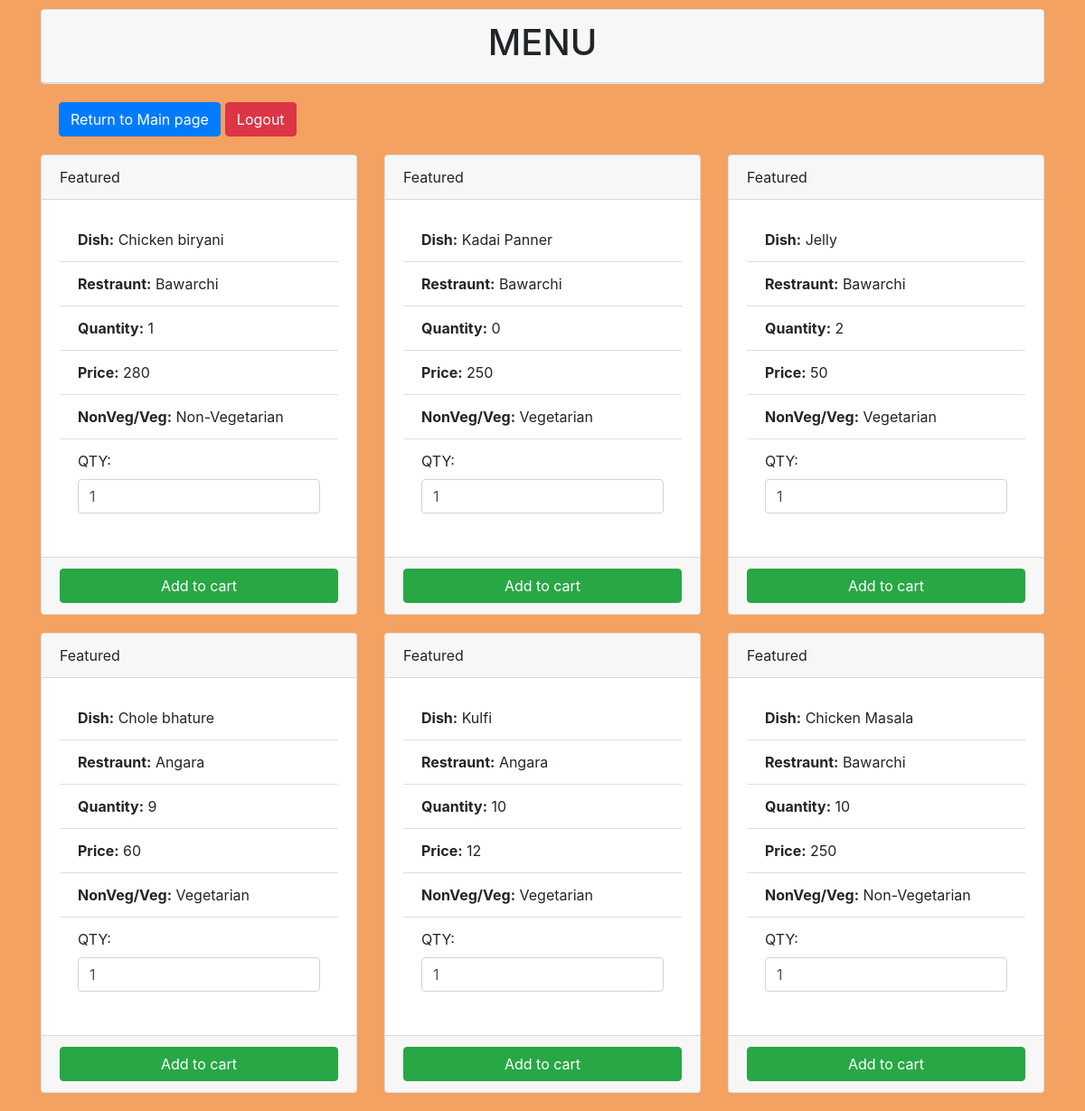
Screenshot of /displayMenuRest.php (signed in) with the database file from the repository.
### tables this page shows
CREATE TABLE `menuitems` (
  `id` int(255) NOT NULL,
  `name` varchar(200) NOT NULL,
  `restname` varchar(255) NOT NULL,
  `price` varchar(10) NOT NULL,
  `quantity` varchar(200) NOT NULL,
  `preference` varchar(100) NOT NULL,
  `isrestaurent` varchar(10) NOT NULL
);

### displayMenuRest.php (the view, shortened to what this page needs)
<?php
    include 'dbcon.php';
    if ($_SESSION['iscust'] == "true") {
        $squery= mysqli_query($con,"select * from menuitems");
    }
    while ($sq=mysqli_fetch_assoc($squery)) {
        $res[] = $sq;
    }
?>
<!DOCTYPE html>
<html lang="en">
<head>
    <link href="style.css?v=<?php echo time(); ?>" rel="stylesheet" type="text/css" />
    <link rel="stylesheet" href="https://maxcdn.bootstrapcdn.com/bootstrap/4.5.0/css/bootstrap.min.css">
</head>
<body class="bdy">
    <div class="container">
        <div class="row" style="margin-top: 10px">
            <div class="col-md-12">
                <div class="card">
                    <div class="card-header">
                        <center>
                            <h1>
                                MENU
                            </h1>
                        </center>
                    </div>
                </div>
                <div class="card-body">
                    <nav class="nav">
                       <?php
                    if ($_SESSION['iscust'] == "true") {
                        echo '<a class="btn btn-primary" href="custmainpage.php">Return to Main page</a>';
                    }
                    else {
                        echo '<a class="btn btn-primary" href="restmainpage.php">Return to Main page</a>';
                    }
                    ?>
                      <a class="btn btn-danger" href="logout.php" style="margin-left:5px;">Logout</a>
                    </nav>
                </div>
            </div>
        </div>
        <div class="row">
            <?php
                foreach($res as $sq){
            ?>
           <div class="col-md-4">
                <div class="card" style="margin-bottom: 20px">
                <div class="card-header">
                    Featured
                </div>
                <form method="post" action="order.php">
                        <div class="card-body">
                        <ul class="list-group list-group-flush">
                            <li class="list-group-item">
                                <strong>Dish:</strong>
                                <?php echo $sq['name'] ?>
                            </li>
                            <li class="list-group-item">
                                <strong>Restraunt:</strong>
                                <?php echo $sq['restname'] ?>
                            </li>
                            <li class="list-group-item">
                                <strong>Quantity:</strong>
                                <?php echo $sq['quantity'] ?>
                            </li>
                            <li class="list-group-item">
                                <strong>Price:</strong>
                                <?php echo $sq['price'] ?>
                            </li>
                            <li class="list-group-item">
                                <strong>NonVeg/Veg:</strong>
                                <?php echo $sq['preference'] ?>
                            </li>
                            <li class="list-group-item">
                                <div class="form-group">
                                    <label>QTY:</label>
                                    <input type="number" name="quantity" class="form-control" required="true" value="1">
                                </div>
                            </li>
                        </ul>
                    </div>
                    <div class="card-footer">
                        <button class="btn btn-success " style="width: 100%" name="add_cart<?php echo $sq['id']; ?>">
                                    Add to cart
                                </button>
                    </div>
                </form>
                </div>
           </div>
       <?php
            }
            ?>
        </div>
    </div>
</body>
</html>

### style.css (style rules this page uses)
.bdy { background-color:#F4A261; }

### rows the page displays
menuitems: name "Chicken biryani", restname "Bawarchi", quantity "1", price "280", preference "Non-Vegetarian"
menuitems: name "Kadai Panner", restname "Bawarchi", quantity "0", price "250", preference "Vegetarian"
menuitems: name "Jelly", restname "Bawarchi", quantity "2", price "50", preference "Vegetarian"
menuitems: name "Chole bhature", restname "Angara", quantity "9", price "60", preference "Vegetarian"
menuitems: name "Kulfi", restname "Angara", quantity "10", price "12", preference "Vegetarian"
menuitems: name "Chicken Masala", restname "Bawarchi", quantity "10", price "250", preference "Non-Vegetarian"
